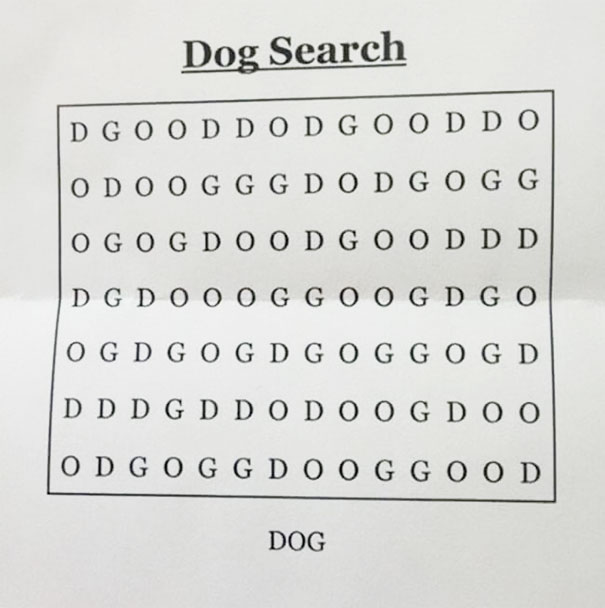
#> input picture test word searches/dog_search.jpg, 605 x 608 px
$ python read.py 'test word searches/dog_search.jpg' 'test word searches/dog_search.jpg' 'test word searches/dog_search.jpg' 'test word searches/dog_search.jpg' 'test word searches/dog_search.jpg'
#> lines starting #> are read from the running program, lines starting #| are printed output that depends on the picture; after the words box and inside, x2 and y2 are one past the last pixel; in counts of white or black regions, pixels touching at a corner belong together
### debug.py
import cv2
import pytesseract
""" This file contains all of the debugging functions used by all of the
    other Python source files. """

def display_image(image):
    """ Debugging function that uses OpenCV to display
        a given image until any key has been pressed.

        I learned that cv2.waitKey() function closed when a key has been
        pressed from the following link:
        https://docs.opencv.org/3.4/d7/dfc/group__highgui.html#ga5628525ad33f52eab17feebcfba38bd7
    """
    cv2.imshow("Debugging Image", image)
    cv2.waitKey(0)
    return


# [94 lines left out: functions bounding_boxes, print_word_search, print_words, read_words, check_words, not called in this run]

### read.py
import cv2
import pytesseract
from sys import argv
from debug import *

error_message = """--- Command Line Format ---
python3 read.py [file loc] [tesseract exec] [training data] [output filename] [config file]\n"""

def read_from_image(file_loc, tesseract_location, training_data, config_file):
    """ This function utilizes Tesseract to read in a word search and
        stores it as a 2D array.

        Parameter(s):
            the file location of the image.
            the file location of the Tesseract executable
            the Tesseract training data folder to utilize.
            the Tesseract config file to use.

        Returns:
            a 2D matrix representation of the word search. """
#> called with file_loc = 'test word searches/dog_search.jpg', tesseract_location = 'test word searches/dog_search.jpg', training_data = 'test word searches/dog_search.jpg', config_file = 'test word searches/dog_search.jpg'

    pytesseract.pytesseract.tesseract_cmd = tesseract_location

    # You need the ABSOLUTE PATH of tessdata for the "tessdata-dir" parameter.
    #
    # Whitelisting only alphabetical letters in the config file helped make it so
    # Tesseract doesn't accidentally detect numbers in the word search (when they
    # should all be letters).
    #
    # Helpful links:
    # - https://tesseract-ocr.github.io/tessdoc/ImproveQuality.html
    #   #dictionaries-word-lists-and-patterns
    # - https://github.com/tesseract-ocr/tesseract/blob/master/doc/tesseract.1.asc
    #
    config = r"--tessdata-dir /home/simeon/wordsearch-solver/" + training_data \
            + " --oem 3 --psm 6 CONFIG_FILE " + config_file

    word_search = cv2.imread(file_loc)
#> word_search is the input picture: shape (608, 605, 3); mean B, G, R 215.1, 217.9, 217.5

    # PyTesseract uses RGB, OpenCV uses BGR. Change BGR image read by OpenCV
    # into an RGB image for Tesseract. I learned about this insight from
    # https://www.youtube.com/watch?v=6DjFscX4I_c.i
    #
    word_search = cv2.cvtColor(word_search, cv2.COLOR_BGR2GRAY)
#> word_search: shape (608, 605)

    # Threshold image to make sure the word_search is a pure black and white image,
    # where the letters are black and the background is white.
    # - https://docs.opencv.org/4.5.2/d7/d4d/tutorial_py_thresholding.html
    # - https://www.geeksforgeeks.org/python-thresholding-techniques-using-
    #   opencv-set-1-simple-thresholding/#:~:text=Thresholding%20is%20a%20
    #   technique%20in,maximum%20value%20(generally%20255).
    #
    word_search = cv2.GaussianBlur(word_search, (5, 5), 0)
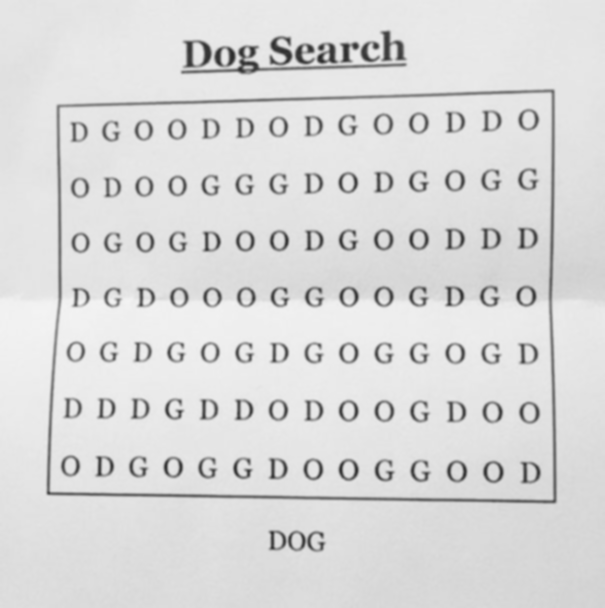
#> word_search: shape (608, 605); min 40, max 243, mean 217.5
    _, word_search = cv2.threshold(word_search, 0, 255, cv2.THRESH_BINARY+cv2.THRESH_OTSU)
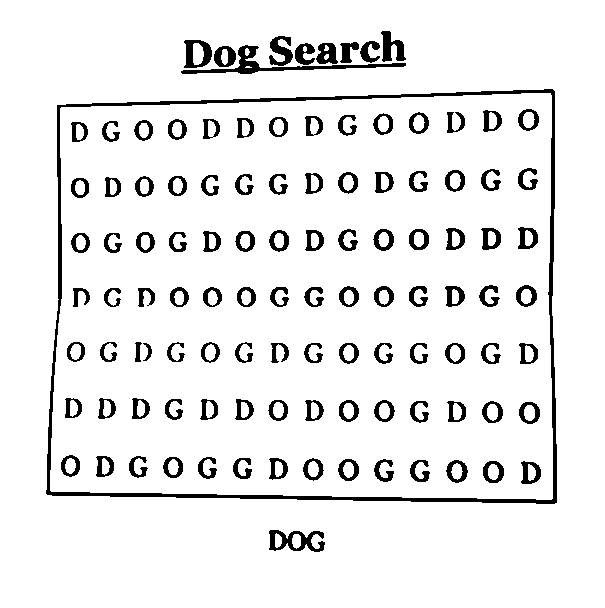
#> word_search: shape (608, 605); 91.9% white; 110 black regions, largest, box (x1, y1, x2, y2) and area: (46, 89, 557, 504) 6244, (181, 45, 406, 74) 1134, (269, 530, 325, 552) 622

    # Resizing the image does help a bit with the accuracy of Tesseract.
    # - https://www.tutorialkart.com/opencv/python/opencv-python-resize-image/
    dimensions = (int(word_search.shape[0] * 0.5), int(word_search.shape[1] * 0.5))
#> dimensions = (304, 302)
    word_search = cv2.resize(word_search, dsize=dimensions, interpolation=cv2.INTER_LANCZOS4)
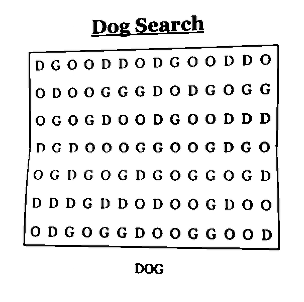
#> word_search: shape (302, 304); min 0, max 255, mean 234.3

    display_image(word_search)

    word_search = cv2.cvtColor(word_search, cv2.COLOR_GRAY2RGB)
#> word_search: shape (302, 304, 3)
#> (the run stopped early here; a loop or call above may not have finished)
